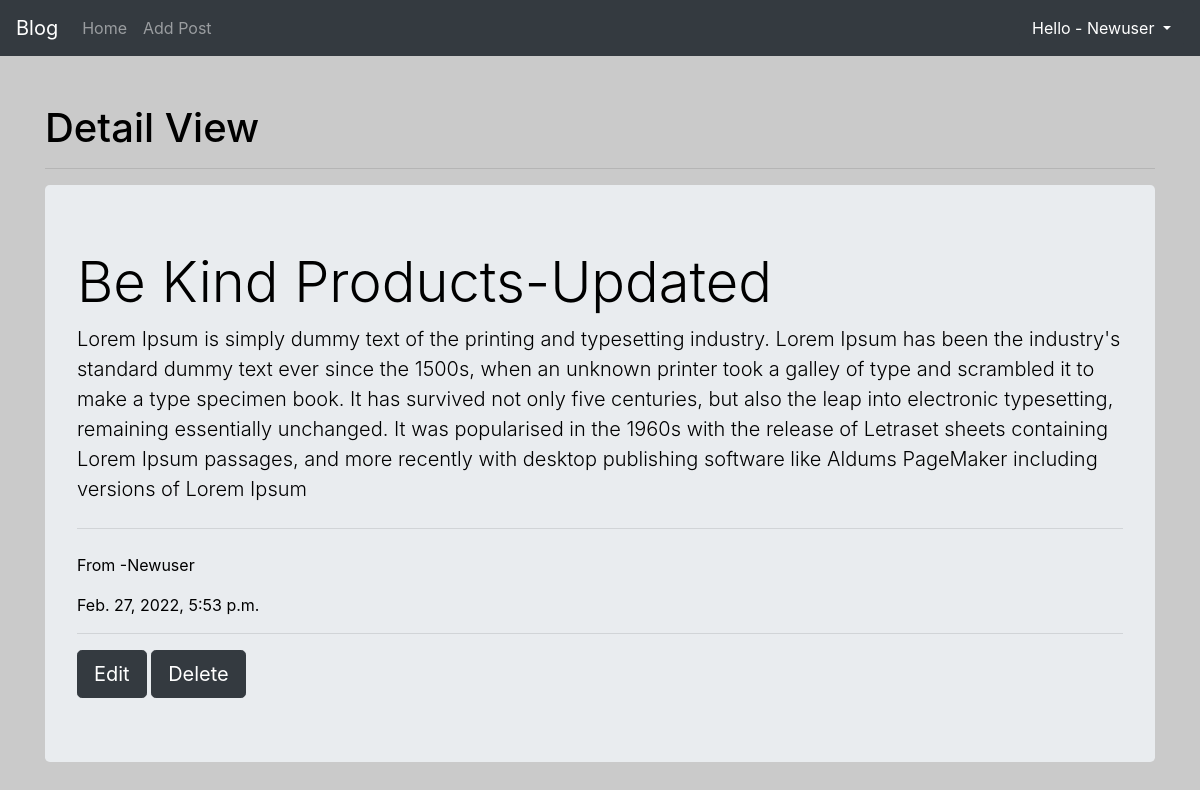
Screenshot of /about/16/ (signed in) with the database file from the repository.
### webapp/models.py (models this page shows, shortened)
class Post(models.Model):
    title = models.CharField(max_length=200)
    content = models.TextField()
    date_posted = models.DateTimeField(default=timezone.now)
    author = models.ForeignKey(User, on_delete=models.CASCADE)

### webapp/views.py (the view)
# urls.py: path('about/<str:pk>/',views.about, name='about'),
def about(request, pk):
    projectObj = Post.objects.get(id=pk)
    context = {'project':projectObj}
    return render(request,'webapp/about.html',context)

### webapp/templates/webapp/about.html (shortened to what this page needs)
{% extends 'main.html' %}
{% block content %}
<div class="container">
  <br><br>
<h1>Detail View</h1>
<hr>
{% if user.is_authenticated %}
<div class="jumbotron">
    <h1 class="display-4">{{project.title}}</h1>
    <p class="lead">{{project.content}}</p>
    <hr class="my-4">
    <p>From -{{project.author|title}}</p>
    {{project.date_posted}}
    {% if user.id == project.author.id %}
<hr>
<a class="btn btn-dark btn-lg" href="{% url 'updatePost' project.id%} " role="button">Edit</a>
<a class="btn btn-dark btn-lg" href="{% url 'deletePost' project.id%}" role="button">Delete</a>
{% endif %}
  </div>
  {% endif %}
</div>
{% endblock content %}

### templates/nav.html (shortened to what this page needs)
<!DOCTYPE html>
<html lang="en">
  <head>
    <link
      rel="stylesheet"
      href="https://cdn.jsdelivr.net/npm/bootstrap@4.3.1/dist/css/bootstrap.min.css"
/>
{% load static %}
<link rel="stylesheet" href="{% static 'blog/css/style.css' %}">
  </head>
  <body>
    <nav class="navbar navbar-expand-lg navbar-dark bg-dark">
      <a class="navbar-brand" href="#">Blog</a>
      <div class="collapse navbar-collapse" id="navbarTogglerDemo02">
        <ul class="navbar-nav mr-auto mt-2 mt-lg-0">
          <li class="nav-item">
            <a class="nav-link" href="{% url 'home' %}"
              >Home <span class="sr-only">(current)</span></a
            >
          </li>
          {% if user.is_authenticated %}
          <li class="nav-item">
            <a class="nav-link" href="{% url 'createPost' %}">Add Post</a>
          </li>
          {% endif %}
        </ul>
        {% if user.is_authenticated %}
        <form class="form-inline my-2 my-sm-0">
          <div class="btn-group">
            <button
              type="button"
              class="btn btn-dark dropdown-toggle"
              data-toggle="dropdown"
              aria-haspopup="true"
              aria-expanded="false"
            >
              Hello - {{request.user|title}}
            </button>
          </div>
        </form>
        {% endif %}
      </div>
    </nav>
  </body>
</html>

### static/blog/css/style.css (style rules this page uses)
body { background-color: rgb(202, 202, 202); color: rgb(0, 0, 0); }
a { color: black; }
.lead { color: black; }

### rows the page displays
Post: title "Be Kind Products-Updated", content "Lorem Ipsum is simply dummy text of the printing and typesetting industry. Lorem Ipsum has been the industry's standard dummy text ever since the 1500s, when an unknown printer took a galley of type and scrambled it to make a type specimen book. It has survived not only five centuries, but also the leap into electronic typesetting, remaining essentially unchanged. It was popularised in the 1960s with the release of Letraset sheets containing Lorem Ipsum passages, and more recently with desktop publishing software like Aldums PageMaker including versions of Lorem Ipsum", author "Newuser", date_posted "Feb. 27, 2022, 5:53 p.m."

### other values shown
{{ request.user|title }} "Newuser"
